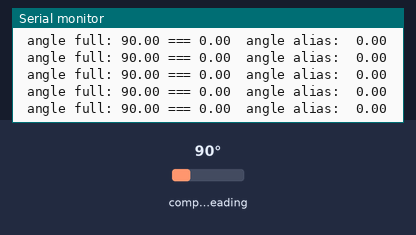
A sketch run on a simulated Arduino Uno, built with avr-gcc and run on an emulated ATmega328P. On the bench: the last lines printed to the serial monitor. Wiring (inferred from the names in the program): CMPS compass at I2C address 0x60. The test bench sets the inputs (shaded band); at power-on: compass heading 90°.

Above: at 7.7 s.
7.8 s: compass heading set to 97°
At 7.88 s:
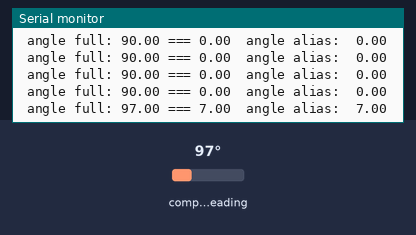
10.8 s: compass heading set to 105°
At 10.87 s:
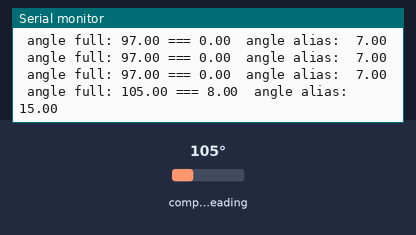
Timing chart, 0 to 13.8 s (numbered marks = the images above; inputs shaded):
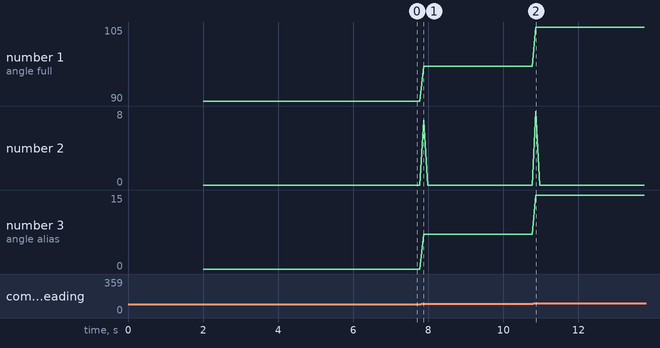

The sketch:

arduino_cmps12_i2c-4.ino
```cpp
/*****************************************
*     CMPS12 I2C example for Arduino     *
*        By James Henderson, 2014        *
*****************************************/

#include <Wire.h>
#define ADDRESS 0x60
#define CMPS12_ADDRESS 0x60  // Address of CMPS12 shifted right one bit for arduino wire library
#define ANGLE_8  1           // Register to read 8bit angle from

unsigned char high_byte, low_byte, angle8;
char pitch, roll;
unsigned int angle16;
unsigned long milseb=0;
float c=0, e=0, d=0, o;
void setup()
{
  Serial.begin(9600);  // Start serial port
  Wire.begin();
  delay(2000);
  Wire.beginTransmission(CMPS12_ADDRESS);  //starts communication with CMPS12
  Wire.write(ANGLE_8);                     //Sends the register we wish to start reading from
  Wire.endTransmission();

  // Request 5 bytes from the CMPS12
  // this will give us the 8 bit bearing,
  // both bytes of the 16 bit bearing, pitch and roll
  Wire.requestFrom(CMPS12_ADDRESS, 5);

  while(Wire.available() < 5);        // Wait for all bytes to come back

  angle8 = Wire.read();               // Read back the 5 bytes
  high_byte = Wire.read();
  low_byte = Wire.read();
  pitch = Wire.read();
  roll = Wire.read();
  angle16 = high_byte;                 // Calculate 16 bit angle
  angle16 <<= 8;
  angle16 += low_byte;


  float u = (angle16 / 10);
  float i = (angle16 % 10);
  o = u + i;
  c=o;
}

void loop()
{

if(millis() - milseb>100){
  Wire.beginTransmission(CMPS12_ADDRESS);  //starts communication with CMPS12
  Wire.write(ANGLE_8);                     //Sends the register we wish to start reading from
  Wire.endTransmission();

  // Request 5 bytes from the CMPS12
  // this will give us the 8 bit bearing,
  // both bytes of the 16 bit bearing, pitch and roll
  Wire.requestFrom(CMPS12_ADDRESS, 5);

  while(Wire.available() < 5);        // Wait for all bytes to come back

  angle8 = Wire.read();               // Read back the 5 bytes
  high_byte = Wire.read();
  low_byte = Wire.read();
  pitch = Wire.read();
  roll = Wire.read();

  angle16 = high_byte;                 // Calculate 16 bit angle
  angle16 <<= 8;
  angle16 += low_byte;


  float u = (angle16 / 10);
  float i = (angle16 % 10);
  o = u + i;
 // if(o>360)o=360;

  Serial.print(" angle full: ");     // Display 16 bit angle with decimal place
  Serial.print(o);
  Serial.print(" === ");

  d=o-c;
  if(d>300){
    if(o>360){d=-(o-d);}
    else {d=-(360-d);}
    }
  if(d<-300){
    if(o>360){d=o+d;}
    else {d=360+d;}
    }


  Serial.print(d);
  float f=d+e;
  Serial.print("  angle alias:  ");
  Serial.println(f);
  c=o;
  e=f;

  milseb = millis();
      }


}
```

Measured:
- after the input at 7.8 s, the serial monitor: prints a new line after 0.08 s (image 1)
- after the input at 10.8 s, the serial monitor: prints a new line after 0.07 s (image 2)
- plotted number 1: 90 → 97 after the input at 7.8 s, 97 → 105 after the input at 10.8 s
- plotted number 3: 0 → 7 after the input at 7.8 s, 7 → 15 after the input at 10.8 s
